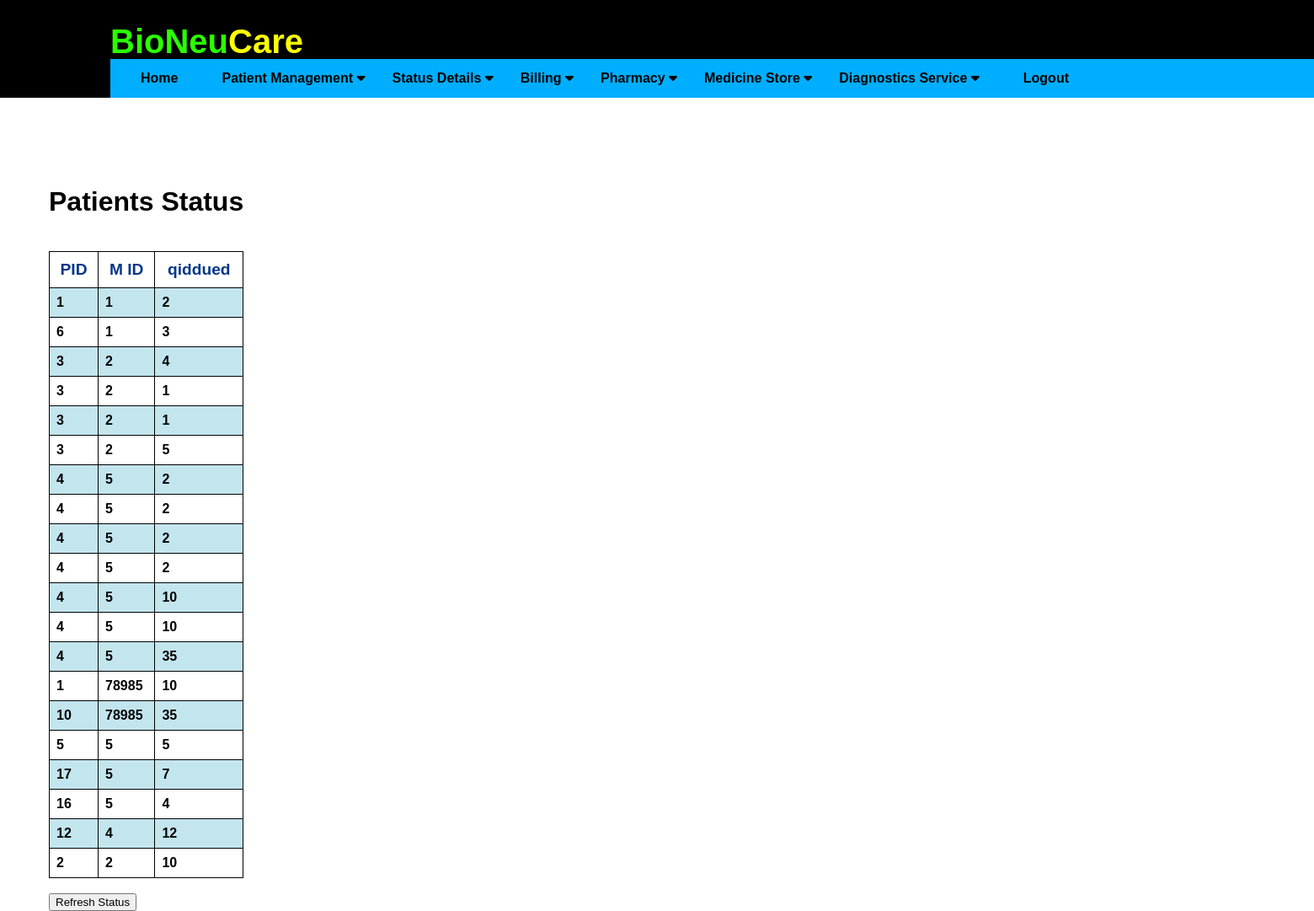
/medicines (signed in), run on an earlier commit of the app's database.
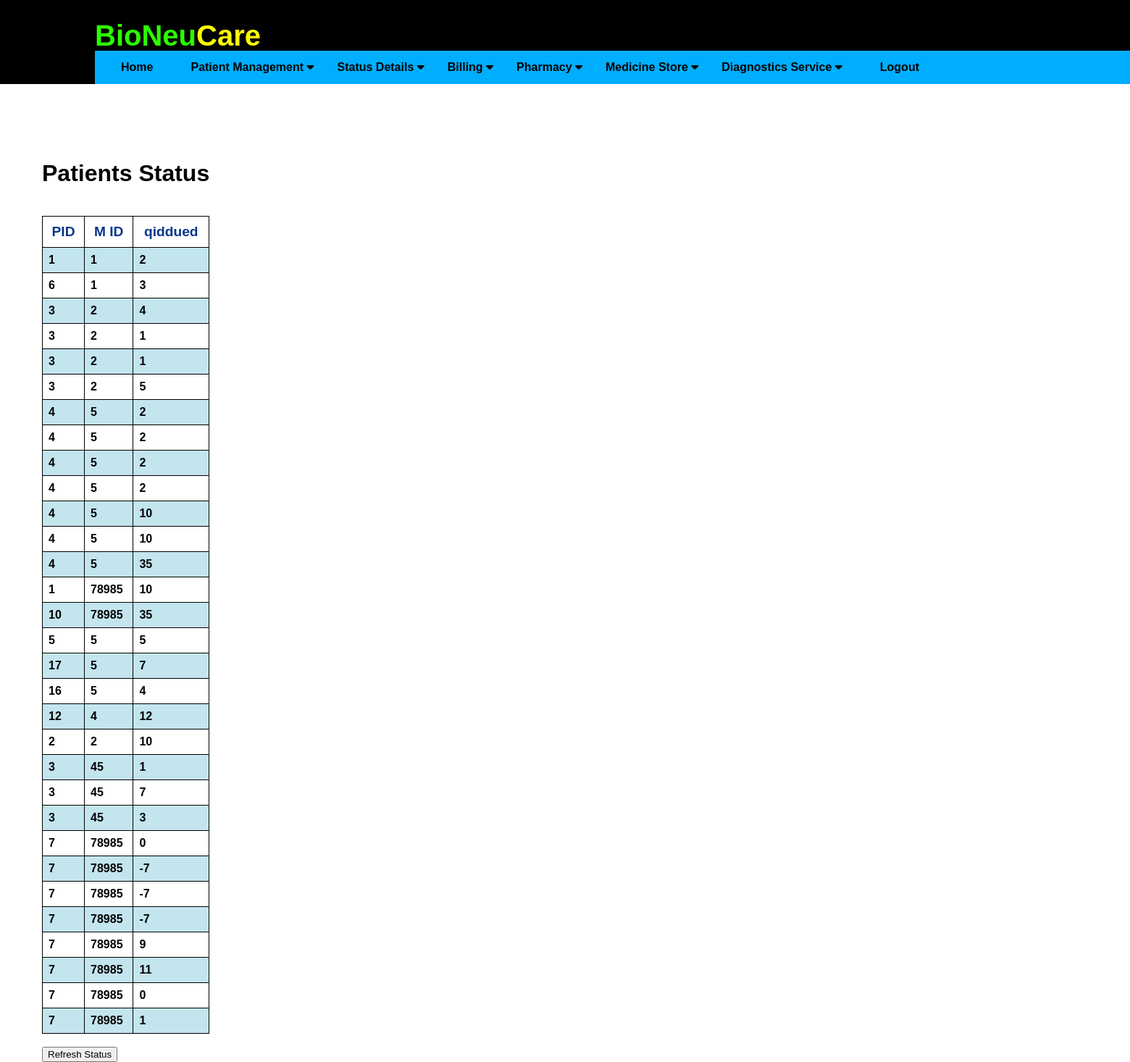
And on a later commit of the database.
### application/routes.py (models this page shows)
class Medicines(db.Model):
    __tablename__ = 'medicines'
    id = db.Column(db.Integer, primary_key=True)
    pid = db.Column(db.Integer)
    mname = Column(db.String(20))
    mid = db.Column(db.Integer)
    rate = db.Column(db.Integer)
    qissued = db.Column(db.Integer)
    date = db.Column(db.DateTime, default=datetime.now)
    children = relationship("MedicineMaster")

### application/routes.py (the view)
@app.route('/medicines')
def medicines():
    if 'username' in session:
        updatep = Medicines.query.all()
        return render_template('medicines.html', updatep = updatep)
    else:
        flash('You have been logged out. Please login again')
        return redirect( url_for('login') )
    return render_template('medicines.html')

### application/templates/medicines.html (shortened to what this page needs)
{% extends "layout.html" %}
{% block content %}
<div class="status">
    <h1>Patients Status</h1><br>
    <table border="1">
        <tr>
            <th>PID</th>
            <th>M ID</th>
            <th>qiddued</th>
        </tr>
        {% for update in updatep %}
        <tr>
            <td> {{ update.pid }} </td>
            <td> {{ update.mid }} </td>
            <td> {{ update.qissued }} </td>
        {% endfor %}
    </table>
    <br>
    <form action="{{ url_for('update_patient') }}">
    <button type="submit" value="Refresh the list">Refresh Status</button>
    </form>
</div>
{% endblock %}

### application/templates/layout.html (shortened to what this page needs)
<!DOCTYPE html>
<html>
<head>
    <link rel="stylesheet" href="https://cdnjs.cloudflare.com/ajax/libs/font-awesome/4.7.0/css/font-awesome.min.css">
    <link rel="stylesheet" href="{{ url_for('static', filename='css/main.css') }}">
</head>
<body>
    {% include "includes/header.html" %}
    {% block content %} {% endblock %}
</body>
</html>

### application/templates/includes/header.html (shortened to what this page needs)
<header>
    <div class="heading">
        <h1 id="logo" style="color: rgb(43, 255, 0); display: inline-flex; font-size: 40px;">BioNeu
            <div style="color: rgb(251, 255, 0); display: inline-flex; font-size: 40px;">Care </div>
        </h1>
    </div>
    <div class="links">
        <nav class="navbar">
            <div class="home"><a href="{{ url_for('home') }}">Home</a></div>
            <div class="dropdown">
                <button class="dropbtn">Patient Management
                    <i class="fa fa-caret-down"></i>
                </button>
            </div>
            <div class="dropdown">
                <button class="dropbtn">Status Details
                    <i class="fa fa-caret-down"></i>
                </button>
            </div>
            <div class="dropdown">
                <button class="dropbtn">Billing
                    <i class="fa fa-caret-down"></i>
                </button>
            </div>
            <div class="dropdown">
                <button class="dropbtn">Pharmacy
                    <i class="fa fa-caret-down"></i>
                </button>
            </div>
            <div class="dropdown">
                <button class="dropbtn">Medicine Store
                    <i class="fa fa-caret-down"></i>
                </button>
            </div>
            <div class="dropdown">
                <button class="dropbtn">Diagnostics Service
                    <i class="fa fa-caret-down"></i>
                </button>
            </div>
            <div class="logout"><a href="{{ url_for('logout') }}">Logout</a></div>
        </nav>
    </div>
</header>

### application/static/css/main.css (style rules this page uses)
header { background-color: black; height: 116px; position: absolute; top: 0; left: 0; width: 100%; }
html { overflow-y: scroll; overflow-x: hidden; }
body { font-family: Arial, Helvetica, sans-serif; height: 100%; display: flex; flex-direction: column; }
#logo { color: rgb(7, 162, 252); display: inline-flex; position: absolute; left: 131px; }
.navbar { overflow: hidden; background-color: rgb(0, 174, 255); }
.navbar a { float: left; font-size: 16px; color: black; font-weight: bolder; text-align: center; padding: 14px 36px; text-decoration: none; }
.dropdown { float: left; overflow: hidden; }
.dropdown .dropbtn { font-size: 16px; font-weight: bolder; border: none; outline: none; color: black; padding: 14px 16px; background-color: inherit; font-family: inherit; margin: 0; }
.links { width: 1510px; position: absolute; left: 131px; top: 70px; }
table, th, td { border: 1px solid black; border-collapse: collapse; }
.status { position: absolute; top: 200px; padding-left: 50px; }
.status h1 { text-align: center; }

### application/templates/layout.html (style rules this page uses)
table { font-family: arial, sans-serif; border-collapse: collapse; width: 100%; }
td { border: 1px solid #dddddd; text-align: left; font-weight: bold; padding: 8px; }
th { border: 1px solid #dddddd; width: auto; color: #06368a; text-align: center; font-size: larger; font-weight: bolder; padding: 10px; }
tr:nth-child(even) { background-color: #c3e5ee; }

What changed in the data, as far as the page shows it:
added Medicines: pid "3", mid "45", qissued "1"
added Medicines: pid "3", mid "45", qissued "7"
added Medicines: pid "3", mid "45", qissued "3"
added Medicines: pid "7", mid "78985", qissued "0"
added Medicines: pid "7", mid "78985", qissued "-7"
added Medicines: pid "7", mid "78985", qissued "-7"
added Medicines: pid "7", mid "78985", qissued "-7"
added Medicines: pid "7", mid "78985", qissued "9"
added Medicines: pid "7", mid "78985", qissued "11"
added Medicines: pid "7", mid "78985", qissued "0"
added Medicines: pid "7", mid "78985", qissued "1"
